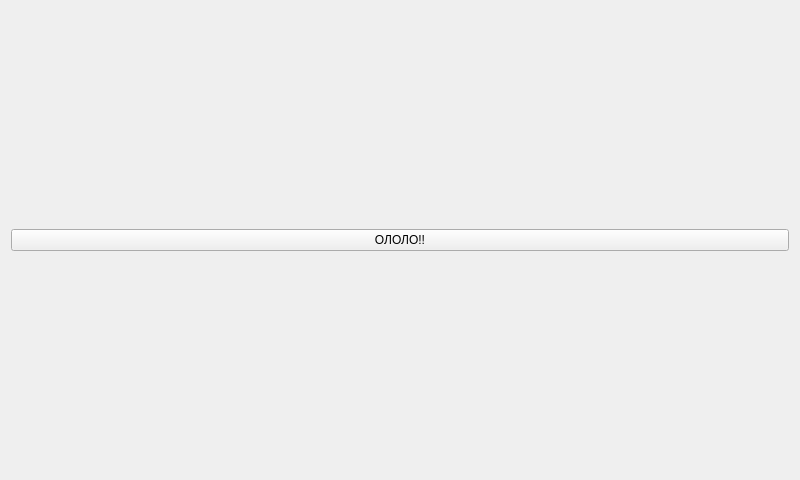
<?xml version="1.0" encoding="UTF-8"?>
<ui version="4.0">
 <class>LibraryForm</class>
 <widget class="QWidget" name="LibraryForm">
  <property name="geometry">
   <rect>
    <x>0</x>
    <y>0</y>
    <width>800</width>
    <height>480</height>
   </rect>
  </property>
  <property name="windowTitle">
   <string>Form</string>
  </property>
  <layout class="QGridLayout" name="gridLayout">
   <item row="0" column="0">
    <widget class="QPushButton" name="pushButton">
     <property name="text">
      <string>ОЛОЛО!!</string>
     </property>
    </widget>
   </item>
  </layout>
 </widget>
 <resources/>
 <connections/>
</ui>
